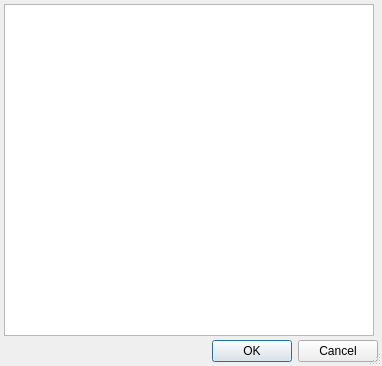
<?xml version="1.0" encoding="UTF-8"?>
<ui version="4.0">
 <class>ItemListColumnsEditorDialog</class>
 <widget class="QDialog" name="ItemListColumnsEditorDialog">
  <property name="geometry">
   <rect>
    <x>0</x>
    <y>0</y>
    <width>382</width>
    <height>366</height>
   </rect>
  </property>
  <property name="windowTitle">
   <string>Выбор колонок</string>
  </property>
  <property name="sizeGripEnabled">
   <bool>true</bool>
  </property>
  <layout class="QGridLayout" name="gridLayout">
   <property name="margin">
    <number>4</number>
   </property>
   <property name="spacing">
    <number>4</number>
   </property>
   <item row="1" column="0" colspan="2">
    <widget class="QDialogButtonBox" name="buttonBox">
     <property name="orientation">
      <enum>Qt::Horizontal</enum>
     </property>
     <property name="standardButtons">
      <set>QDialogButtonBox::Cancel|QDialogButtonBox::Ok</set>
     </property>
    </widget>
   </item>
   <item row="0" column="0">
    <widget class="QListView" name="lstColumns">
     <property name="sizePolicy">
      <sizepolicy hsizetype="Expanding" vsizetype="Expanding">
       <horstretch>0</horstretch>
       <verstretch>2</verstretch>
      </sizepolicy>
     </property>
     <property name="editTriggers">
      <set>QAbstractItemView::NoEditTriggers</set>
     </property>
     <property name="uniformItemSizes">
      <bool>true</bool>
     </property>
    </widget>
   </item>
  </layout>
 </widget>
 <tabstops>
  <tabstop>buttonBox</tabstop>
 </tabstops>
 <resources/>
 <connections>
  <connection>
   <sender>buttonBox</sender>
   <signal>accepted()</signal>
   <receiver>ItemListColumnsEditorDialog</receiver>
   <slot>accept()</slot>
   <hints>
    <hint type="sourcelabel">
     <x>170</x>
     <y>376</y>
    </hint>
    <hint type="destinationlabel">
     <x>117</x>
     <y>106</y>
    </hint>
   </hints>
  </connection>
  <connection>
   <sender>buttonBox</sender>
   <signal>rejected()</signal>
   <receiver>ItemListColumnsEditorDialog</receiver>
   <slot>reject()</slot>
   <hints>
    <hint type="sourcelabel">
     <x>250</x>
     <y>376</y>
    </hint>
    <hint type="destinationlabel">
     <x>247</x>
     <y>107</y>
    </hint>
   </hints>
  </connection>
 </connections>
</ui>
